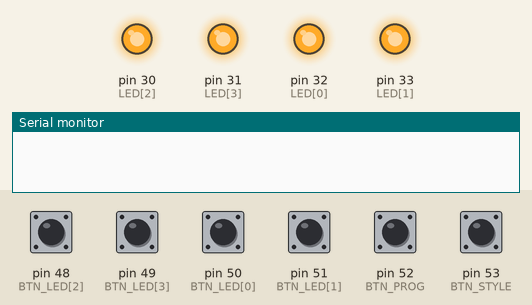
Simulated run of this sketch. Board: Arduino Mega 2560, built with avr-gcc and run on an emulated ATmega2560. Parts: output pins drawn as LEDs (lit = HIGH), the last lines printed to the serial monitor. Inputs (shaded band) come from the test bench; at power-on: pin 52 (BTN_PROG), pin 53 (BTN_STYLE) HIGH, pin 48 (BTN_LED[2]), pin 49 (BTN_LED[3]), pin 50 (BTN_LED[0]), pin 51 (BTN_LED[1]) LOW.

Above: at 1.2 s.
1.3 s: pin 52 (BTN_PROG) pulled LOW for 0.15 s
At 1.8 s:
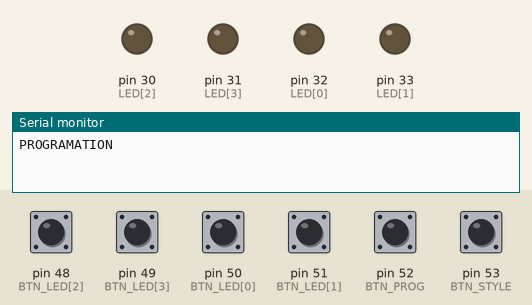
Timing chart, 0 to 4.3 s (numbered marks = the images above; inputs shaded):
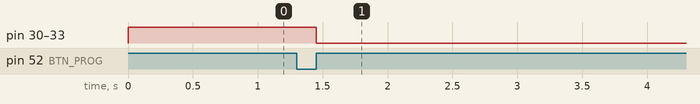

Measured:
- after the input at 1.3 s, pin 30 (LED[2]), pin 31 (LED[3]), pin 32 (LED[0]), pin 33 (LED[1]): HIGH → LOW after 0.15 s

The sketch:

LMC2_1819_TP06_MIGM_V2.ino
```cpp
#include "Arduino.h"

#define BTN_PROG 52
#define BTN_STYLE 53
const int LED[4] = { 32, 33, 30, 31 };
const int BTN_LED[4] = { 50, 51, 48, 49 };

boolean enable[4] = { 0, 0, 0, 0 };
boolean mode;
boolean first;
int nbClick = 0;

void setup() {
	pinMode(BTN_PROG, INPUT);
	pinMode(BTN_STYLE, INPUT);
	for (int var = 0; var < 4; var++) {
		pinMode(BTN_LED[var], INPUT);
		pinMode(LED[var], OUTPUT);
		digitalWrite(LED[var], 1);
	}
	Serial.begin(9600);
}

void loop() {
	nbClick = 0;
	first = 0;
	while (!digitalRead(BTN_PROG)) {
		if (!first) {
			Serial.print("PROGRAMATION \r\n");
			for (int var = 0; var < 4; var++) {
				digitalWrite(LED[var], 1);
				enable[var] = 0;
			}
			first = 1;
		}
		if (!digitalRead(BTN_STYLE)) {
			nbClick++;
			Serial.print(nbClick);
			Serial.print("\r\n");
			while (!digitalRead(BTN_STYLE)) {

			}
		}
		if (nbClick == 2) {
			mode = 0;
		} else if (nbClick == 3) {
			mode = 1;
		}
		for (int var = 0; var < 4; var++) {
			if (!digitalRead(BTN_LED[var])) {
				enable[var] = 1;
			}
		}
	}
	if (mode) {
		for (int var = 0; var < 4; var++) {
			if (enable[var]) {
				digitalWrite(LED[var], 1);
			}
		}
		delay(500);
		for (int var = 0; var < 4; var++) {
			if (enable[var]) {
				digitalWrite(LED[var], 0);
			}
		}
		delay(500);

	} else {
		for (int var = 0; var < 4; var++) {
			if (enable[var]) {
				digitalWrite(LED[var], 0);
			}
		}
	}

}
```
